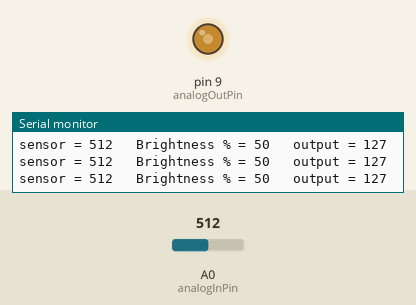
Bench run of a sketch on a simulated Arduino Uno, built with avr-gcc and run on an emulated ATmega328P. Parts: output pins drawn as LEDs (lit = HIGH), the last lines printed to the serial monitor. The test bench sets the inputs (shaded band); at power-on: A0 (analogInPin) = 512.

Above: at 1.2 s.
1.3 s: A0 (analogInPin) set to 420
At 2.1 s:
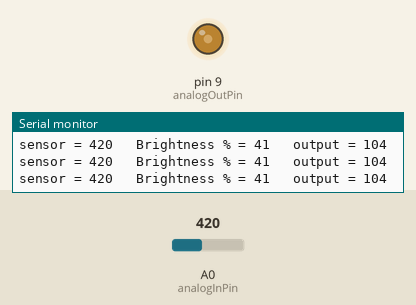
2.8 s: A0 (analogInPin) set to 384
At 3.9 s:
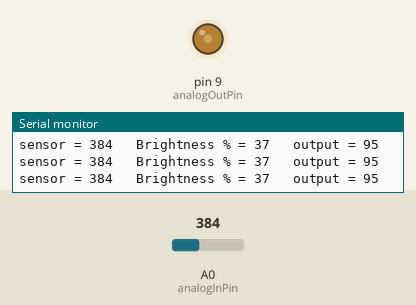
4.3 s: A0 (analogInPin) set to 111
At 5.5 s:
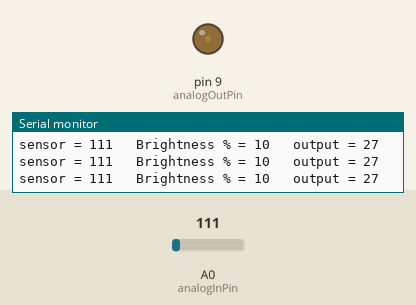
5.8 s: A0 (analogInPin) set to 102
At 6.7 s:
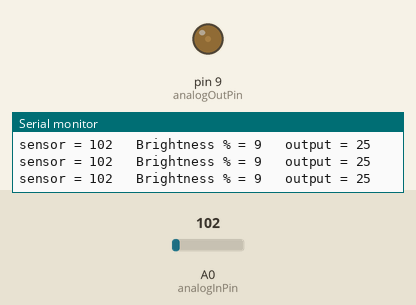
8.8 s: A0 (analogInPin) set to 0
At 10.0 s:
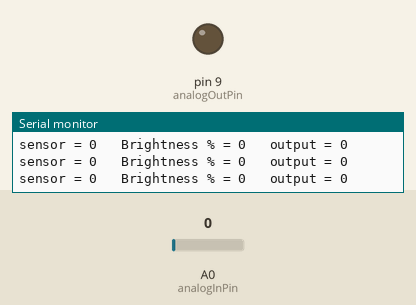
10.3 s: A0 (analogInPin) set to 8
At 11.8 s:
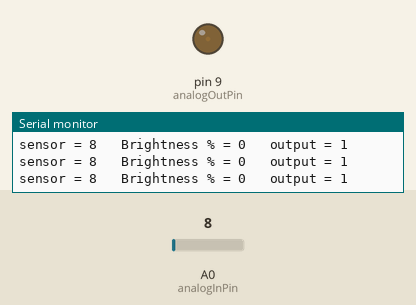
13.3 s: A0 (analogInPin) set to 11
Timing chart, 0 to 15.8 s (numbered marks = the images above; inputs shaded):
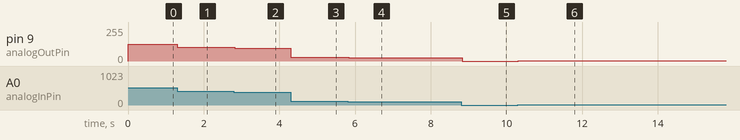

The sketch:

LED_PWM.ino
```cpp
// These constants won't change. They're used to give names to the pins used:
const int analogInPin = A0;  // Analog input pin that the potentiometer is attached to
const int analogOutPin = 9; // Analog output pin that the LED is attached to
const int ledPin = 9;

int sensorValue = 0;        // value read from the pot
int outputValue = 0;        // value output to the PWM (analog out)
int ledBright = 0;

void setup() {
  // initialize serial communications at 9600 bps:
  Serial.begin(9600);
}

void loop() {
  // read the analog in value:
  sensorValue = analogRead(analogInPin);
  // map it to the range of the analog out:
  outputValue = map(sensorValue, 0, 1023, 0, 255);
  ledBright = map(sensorValue, 0, 1023, 0, 100);
  // change the analog out value:
  analogWrite(analogOutPin, outputValue);

  // print the results to the Serial Monitor:
  Serial.print("sensor = ");
  Serial.print(sensorValue);
  Serial.print("\t Brightness % = ");
  Serial.print(ledBright);
  Serial.print("\t output = ");
  Serial.println(outputValue);

  // wait 2 milliseconds before the next loop for the analog-to-digital
  // converter to settle after the last reading:
  delay(2);

  //write the duty cycle % to the LED
  analogWrite(ledPin, ledBright);
}
```

Measured:
- after the input at 1.3 s, pin 9 (analogOutPin): 127/255 → 104/255 at once
- after the input at 2.8 s, pin 9 (analogOutPin): 104/255 → 95/255 at once
- after the input at 4.3 s, pin 9 (analogOutPin): 95/255 → 27/255 at once
- after the input at 5.8 s, pin 9 (analogOutPin): 27/255 → 25/255 at once
- after the input at 8.8 s, pin 9 (analogOutPin): 25/255 → 0/255 at once
- after the input at 10.3 s, pin 9 (analogOutPin): 0/255 → 1/255 at once
- after the input at 13.3 s, pin 9 (analogOutPin): 1/255 → 2/255 at once
